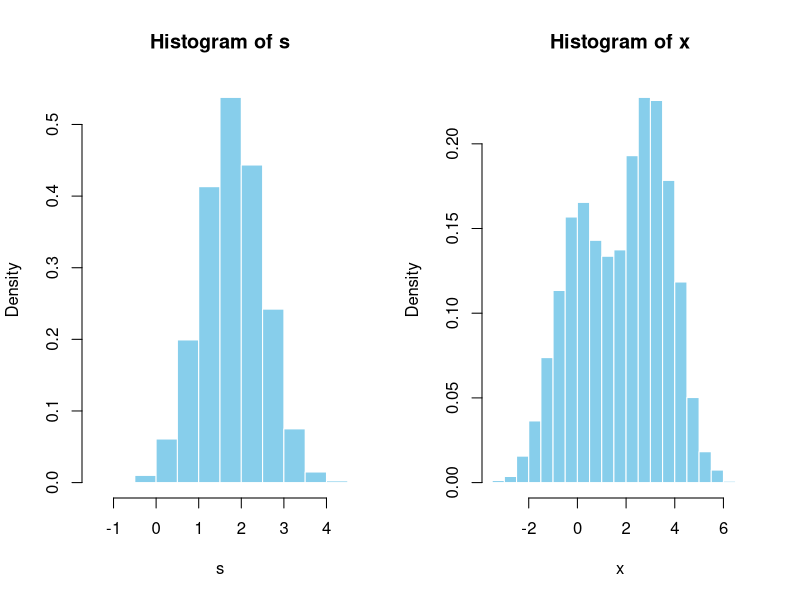
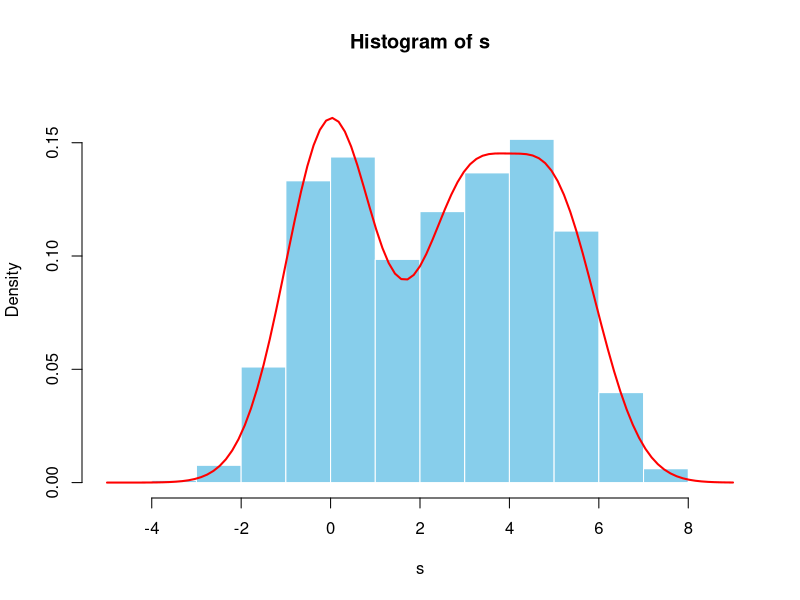

R code for these plots, in order:
##############################
# Lecture 1 Notes            #
##############################

# Suppose $X_{1} \sim N(0, 1)$, $X_{2} \sim N(3, 1)$, and $X_{1} \ind X_{2}$. 
# Simulating the following using $R$:
# F_{X}(x) := 0.4 F_{X_{1}}(x_{1}) + 0.6 F_{X_{2}}(x_{2})
# Then, compare the above to the following convolution counterpart:
# S := 0.4 X_{1} + 0.6 X_{2}

n <- 10000
x1 <- rnorm(n, 0, 1)
x2 <- rnorm(n, 3, 1)

# Mixture version
k <- sample(1:2, size = n, replace = TRUE, prob = c(0.4, 0.6))
x <- ifelse(k == 1, x1, x2)

# Convolution version
s <- (0.4 * x1) + (0.6 * x2)

par(mfrow = c(1, 2))
h1 <- hist(s, prob = TRUE, col = "skyblue", border = "white")
h2 <- hist(x, prob = TRUE, col = "skyblue", border = "white")

# (Optional) Checking that we have a valid density function
bin_widths <- diff(h1$breaks)
sum(h1$density * bin_widths)

bin_widths <- diff(h2$breaks)
sum(h2$density * bin_widths)

# Generate again using the alternative method
# X_{1} \sim N(0, 1)$, $X_{2} \sim N(3, 1), X_{3} \sim N(5, 1)$, and assume 
# they're all independent of each other. Code the following algorithm using R:
#  F_{X}(x) := 0.4 F_{X_{1}}(x_{1}) + 0.3 F_{X_{2}}(x_{2}) + 0.3 F_{X_{3}}(x_{3})

n = 10000
u <- runif(n, 0, 1)
s <- numeric(n)
for(i in 1:n){
  if(u[i] <= 0.4){
    s[i] <- rnorm(1, 0, 1)
  } else if (u[i] <= 0.7) {
    s[i] <- rnorm(1, 3, 1)
  } else {
    s[i] <- rnorm(1, 5, 1)
  }
}

par(mfrow = c(1, 1))
hist(s, prob = TRUE, ylim = c(0, 0.17), col = "skyblue", border = "white")

curve_example <- function(x){
  f1 <- 0.4 * dnorm(x, 0, 1)
  f2 <- 0.3 * dnorm(x, 3, 1)
  f3 <- 0.3 * dnorm(x, 5, 1)
  return(f1 + f2 + f3)
}
curve(curve_example(x), col = "red", lwd = 2, add = TRUE)

